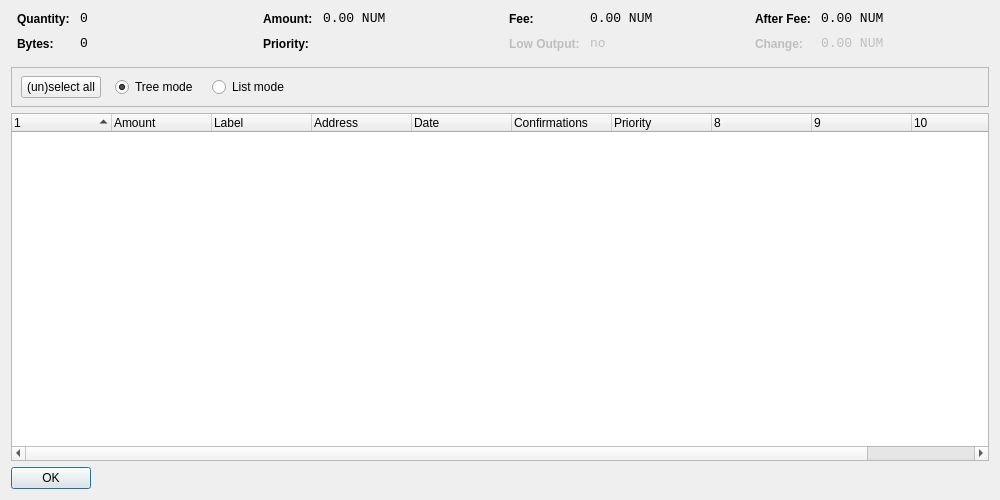
<?xml version="1.0" encoding="UTF-8"?>
<ui version="4.0">
 <class>CoinControlDialog</class>
 <widget class="QDialog" name="CoinControlDialog">
  <property name="geometry">
   <rect>
    <x>0</x>
    <y>0</y>
    <width>1000</width>
    <height>500</height>
   </rect>
  </property>
  <property name="windowTitle">
   <string>Coin Control</string>
  </property>
  <layout class="QVBoxLayout" name="verticalLayout">
   <item>
    <layout class="QHBoxLayout" name="horizontalLayoutTop" stretch="0,0,0,0">
     <property name="topMargin">
      <number>0</number>
     </property>
     <property name="bottomMargin">
      <number>10</number>
     </property>
     <item>
      <layout class="QFormLayout" name="formLayoutCoinControl1">
       <property name="horizontalSpacing">
        <number>10</number>
       </property>
       <property name="verticalSpacing">
        <number>10</number>
       </property>
       <property name="leftMargin">
        <number>6</number>
       </property>
       <property name="rightMargin">
        <number>6</number>
       </property>
       <item row="0" column="0">
        <widget class="QLabel" name="labelCoinControlQuantityText">
         <property name="styleSheet">
          <string notr="true">font-weight:bold;</string>
         </property>
         <property name="text">
          <string>Quantity:</string>
         </property>
        </widget>
       </item>
       <item row="0" column="1">
        <widget class="QLabel" name="labelCoinControlQuantity">
         <property name="font">
          <font>
           <family>Monospace</family>
           <pointsize>10</pointsize>
          </font>
         </property>
         <property name="cursor">
          <cursorShape>IBeamCursor</cursorShape>
         </property>
         <property name="contextMenuPolicy">
          <enum>Qt::ActionsContextMenu</enum>
         </property>
         <property name="text">
          <string notr="true">0</string>
         </property>
         <property name="textInteractionFlags">
          <set>Qt::LinksAccessibleByMouse|Qt::TextSelectableByKeyboard|Qt::TextSelectableByMouse</set>
         </property>
        </widget>
       </item>
       <item row="1" column="0">
        <widget class="QLabel" name="labelCoinControlBytesText">
         <property name="styleSheet">
          <string notr="true">font-weight:bold;</string>
         </property>
         <property name="text">
          <string>Bytes:</string>
         </property>
        </widget>
       </item>
       <item row="1" column="1">
        <widget class="QLabel" name="labelCoinControlBytes">
         <property name="font">
          <font>
           <family>Monospace</family>
           <pointsize>10</pointsize>
          </font>
         </property>
         <property name="cursor">
          <cursorShape>IBeamCursor</cursorShape>
         </property>
         <property name="contextMenuPolicy">
          <enum>Qt::ActionsContextMenu</enum>
         </property>
         <property name="text">
          <string notr="true">0</string>
         </property>
         <property name="textInteractionFlags">
          <set>Qt::LinksAccessibleByMouse|Qt::TextSelectableByKeyboard|Qt::TextSelectableByMouse</set>
         </property>
        </widget>
       </item>
      </layout>
     </item>
     <item>
      <layout class="QFormLayout" name="formLayoutCoinControl2">
       <property name="horizontalSpacing">
        <number>10</number>
       </property>
       <property name="verticalSpacing">
        <number>10</number>
       </property>
       <property name="leftMargin">
        <number>6</number>
       </property>
       <property name="rightMargin">
        <number>6</number>
       </property>
       <item row="0" column="0">
        <widget class="QLabel" name="labelCoinControlAmountText">
         <property name="styleSheet">
          <string notr="true">font-weight:bold;</string>
         </property>
         <property name="text">
          <string>Amount:</string>
         </property>
        </widget>
       </item>
       <item row="0" column="1">
        <widget class="QLabel" name="labelCoinControlAmount">
         <property name="font">
          <font>
           <family>Monospace</family>
           <pointsize>10</pointsize>
          </font>
         </property>
         <property name="cursor">
          <cursorShape>IBeamCursor</cursorShape>
         </property>
         <property name="contextMenuPolicy">
          <enum>Qt::ActionsContextMenu</enum>
         </property>
         <property name="text">
          <string notr="true">0.00 NUM</string>
         </property>
         <property name="textInteractionFlags">
          <set>Qt::LinksAccessibleByMouse|Qt::TextSelectableByKeyboard|Qt::TextSelectableByMouse</set>
         </property>
        </widget>
       </item>
       <item row="1" column="0">
        <widget class="QLabel" name="labelCoinControlPriorityText">
         <property name="styleSheet">
          <string notr="true">font-weight:bold;</string>
         </property>
         <property name="text">
          <string>Priority:</string>
         </property>
        </widget>
       </item>
       <item row="1" column="1">
        <widget class="QLabel" name="labelCoinControlPriority">
         <property name="font">
          <font>
           <family>Monospace</family>
           <pointsize>10</pointsize>
          </font>
         </property>
         <property name="cursor">
          <cursorShape>IBeamCursor</cursorShape>
         </property>
         <property name="contextMenuPolicy">
          <enum>Qt::ActionsContextMenu</enum>
         </property>
         <property name="text">
          <string/>
         </property>
         <property name="textInteractionFlags">
          <set>Qt::LinksAccessibleByMouse|Qt::TextSelectableByKeyboard|Qt::TextSelectableByMouse</set>
         </property>
        </widget>
       </item>
      </layout>
     </item>
     <item>
      <layout class="QFormLayout" name="formLayoutCoinControl3">
       <property name="horizontalSpacing">
        <number>10</number>
       </property>
       <property name="verticalSpacing">
        <number>10</number>
       </property>
       <property name="leftMargin">
        <number>6</number>
       </property>
       <property name="rightMargin">
        <number>6</number>
       </property>
       <item row="0" column="0">
        <widget class="QLabel" name="labelCoinControlFeeText">
         <property name="styleSheet">
          <string notr="true">font-weight:bold;</string>
         </property>
         <property name="text">
          <string>Fee:</string>
         </property>
        </widget>
       </item>
       <item row="0" column="1">
        <widget class="QLabel" name="labelCoinControlFee">
         <property name="font">
          <font>
           <family>Monospace</family>
           <pointsize>10</pointsize>
          </font>
         </property>
         <property name="cursor">
          <cursorShape>IBeamCursor</cursorShape>
         </property>
         <property name="contextMenuPolicy">
          <enum>Qt::ActionsContextMenu</enum>
         </property>
         <property name="text">
          <string notr="true">0.00 NUM</string>
         </property>
         <property name="textInteractionFlags">
          <set>Qt::LinksAccessibleByMouse|Qt::TextSelectableByKeyboard|Qt::TextSelectableByMouse</set>
         </property>
        </widget>
       </item>
       <item row="1" column="0">
        <widget class="QLabel" name="labelCoinControlLowOutputText">
         <property name="enabled">
          <bool>false</bool>
         </property>
         <property name="styleSheet">
          <string notr="true">font-weight:bold;</string>
         </property>
         <property name="text">
          <string>Low Output:</string>
         </property>
        </widget>
       </item>
       <item row="1" column="1">
        <widget class="QLabel" name="labelCoinControlLowOutput">
         <property name="enabled">
          <bool>false</bool>
         </property>
         <property name="font">
          <font>
           <family>Monospace</family>
           <pointsize>10</pointsize>
          </font>
         </property>
         <property name="cursor">
          <cursorShape>IBeamCursor</cursorShape>
         </property>
         <property name="contextMenuPolicy">
          <enum>Qt::ActionsContextMenu</enum>
         </property>
         <property name="text">
          <string notr="true">no</string>
         </property>
         <property name="textInteractionFlags">
          <set>Qt::LinksAccessibleByMouse|Qt::TextSelectableByKeyboard|Qt::TextSelectableByMouse</set>
         </property>
        </widget>
       </item>
      </layout>
     </item>
     <item>
      <layout class="QFormLayout" name="formLayoutCoinControl4">
       <property name="horizontalSpacing">
        <number>10</number>
       </property>
       <property name="verticalSpacing">
        <number>10</number>
       </property>
       <property name="leftMargin">
        <number>6</number>
       </property>
       <property name="rightMargin">
        <number>6</number>
       </property>
       <item row="0" column="0">
        <widget class="QLabel" name="labelCoinControlAfterFeeText">
         <property name="styleSheet">
          <string notr="true">font-weight:bold;</string>
         </property>
         <property name="text">
          <string>After Fee:</string>
         </property>
        </widget>
       </item>
       <item row="0" column="1">
        <widget class="QLabel" name="labelCoinControlAfterFee">
         <property name="font">
          <font>
           <family>Monospace</family>
           <pointsize>10</pointsize>
          </font>
         </property>
         <property name="cursor">
          <cursorShape>IBeamCursor</cursorShape>
         </property>
         <property name="contextMenuPolicy">
          <enum>Qt::ActionsContextMenu</enum>
         </property>
         <property name="text">
          <string notr="true">0.00 NUM</string>
         </property>
         <property name="textInteractionFlags">
          <set>Qt::LinksAccessibleByMouse|Qt::TextSelectableByKeyboard|Qt::TextSelectableByMouse</set>
         </property>
        </widget>
       </item>
       <item row="1" column="0">
        <widget class="QLabel" name="labelCoinControlChangeText">
         <property name="enabled">
          <bool>false</bool>
         </property>
         <property name="styleSheet">
          <string notr="true">font-weight:bold;</string>
         </property>
         <property name="text">
          <string>Change:</string>
         </property>
        </widget>
       </item>
       <item row="1" column="1">
        <widget class="QLabel" name="labelCoinControlChange">
         <property name="enabled">
          <bool>false</bool>
         </property>
         <property name="font">
          <font>
           <family>Monospace</family>
           <pointsize>10</pointsize>
          </font>
         </property>
         <property name="cursor">
          <cursorShape>IBeamCursor</cursorShape>
         </property>
         <property name="contextMenuPolicy">
          <enum>Qt::ActionsContextMenu</enum>
         </property>
         <property name="text">
          <string notr="true">0.00 NUM</string>
         </property>
         <property name="textInteractionFlags">
          <set>Qt::LinksAccessibleByMouse|Qt::TextSelectableByKeyboard|Qt::TextSelectableByMouse</set>
         </property>
        </widget>
       </item>
      </layout>
     </item>
    </layout>
   </item>
   <item>
    <widget class="QFrame" name="frame">
     <property name="minimumSize">
      <size>
       <width>0</width>
       <height>40</height>
      </size>
     </property>
     <property name="frameShape">
      <enum>QFrame::StyledPanel</enum>
     </property>
     <property name="frameShadow">
      <enum>QFrame::Sunken</enum>
     </property>
     <widget class="QWidget" name="horizontalLayoutWidget">
      <property name="geometry">
       <rect>
        <x>10</x>
        <y>0</y>
        <width>781</width>
        <height>41</height>
       </rect>
      </property>
      <layout class="QHBoxLayout" name="horizontalLayoutPanel" stretch="0,0,0,0,0">
       <property name="spacing">
        <number>14</number>
       </property>
       <item>
        <widget class="QPushButton" name="pushButtonSelectAll">
         <property name="sizePolicy">
          <sizepolicy hsizetype="Maximum" vsizetype="Fixed">
           <horstretch>0</horstretch>
           <verstretch>0</verstretch>
          </sizepolicy>
         </property>
         <property name="text">
          <string>(un)select all</string>
         </property>
        </widget>
       </item>
       <item>
        <widget class="QRadioButton" name="radioTreeMode">
         <property name="sizePolicy">
          <sizepolicy hsizetype="Maximum" vsizetype="Fixed">
           <horstretch>0</horstretch>
           <verstretch>0</verstretch>
          </sizepolicy>
         </property>
         <property name="text">
          <string>Tree mode</string>
         </property>
         <property name="checked">
          <bool>true</bool>
         </property>
        </widget>
       </item>
       <item>
        <widget class="QRadioButton" name="radioListMode">
         <property name="sizePolicy">
          <sizepolicy hsizetype="Maximum" vsizetype="Fixed">
           <horstretch>0</horstretch>
           <verstretch>0</verstretch>
          </sizepolicy>
         </property>
         <property name="text">
          <string>List mode</string>
         </property>
        </widget>
       </item>
       <item>
        <spacer name="horizontalSpacer">
         <property name="orientation">
          <enum>Qt::Horizontal</enum>
         </property>
         <property name="sizeHint" stdset="0">
          <size>
           <width>40</width>
           <height>20</height>
          </size>
         </property>
        </spacer>
       </item>
      </layout>
     </widget>
    </widget>
   </item>
   <item>
    <widget class="CoinControlTreeWidget" name="treeWidget">
     <property name="contextMenuPolicy">
      <enum>Qt::CustomContextMenu</enum>
     </property>
     <property name="sortingEnabled">
      <bool>false</bool>
     </property>
     <property name="columnCount">
      <number>11</number>
     </property>
     <attribute name="headerShowSortIndicator" stdset="0">
      <bool>true</bool>
     </attribute>
     <attribute name="headerStretchLastSection">
      <bool>false</bool>
     </attribute>
     <column>
      <property name="text">
       <string/>
      </property>
     </column>
     <column>
      <property name="text">
       <string>Amount</string>
      </property>
     </column>
     <column>
      <property name="text">
       <string>Label</string>
      </property>
     </column>
     <column>
      <property name="text">
       <string>Address</string>
      </property>
     </column>
     <column>
      <property name="text">
       <string>Date</string>
      </property>
     </column>
     <column>
      <property name="text">
       <string>Confirmations</string>
      </property>
      <property name="toolTip">
       <string>Confirmed</string>
      </property>
     </column>
     <column>
      <property name="text">
       <string>Priority</string>
      </property>
     </column>
     <column>
      <property name="text">
       <string/>
      </property>
     </column>
     <column>
      <property name="text">
       <string/>
      </property>
     </column>
     <column>
      <property name="text">
       <string/>
      </property>
     </column>
     <column>
      <property name="text">
       <string/>
      </property>
     </column>
    </widget>
   </item>
   <item>
    <widget class="QDialogButtonBox" name="buttonBox">
     <property name="sizePolicy">
      <sizepolicy hsizetype="Maximum" vsizetype="Fixed">
       <horstretch>0</horstretch>
       <verstretch>0</verstretch>
      </sizepolicy>
     </property>
     <property name="orientation">
      <enum>Qt::Horizontal</enum>
     </property>
     <property name="standardButtons">
      <set>QDialogButtonBox::Ok</set>
     </property>
    </widget>
   </item>
  </layout>
 </widget>
 <customwidgets>
  <customwidget>
   <class>CoinControlTreeWidget</class>
   <extends>QTreeWidget</extends>
   <header>coincontroltreewidget.h</header>
  </customwidget>
 </customwidgets>
 <resources/>
 <connections/>
</ui>
